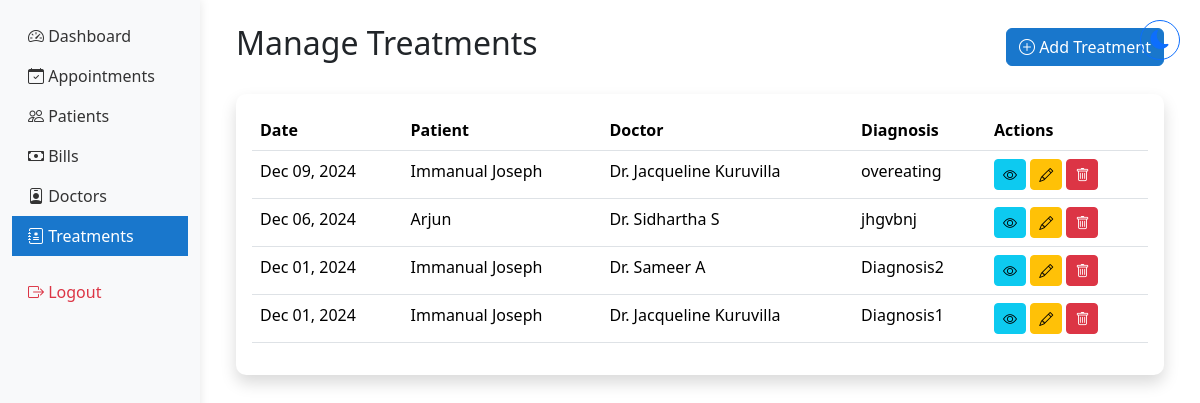
/treatments/ (signed in), run on the app's committed database.
### hmsapp/models.py (models this page shows, shortened)
class Treatment(models.Model):
    patient = models.ForeignKey(Patient, on_delete=models.CASCADE, related_name='treatments')
    doctor = models.ForeignKey(DoctorProfile, on_delete=models.CASCADE, related_name='treatments')
    appointment = models.OneToOneField(Appointment, on_delete=models.CASCADE, null=True, blank=True)
    chief_complaint = models.TextField()
    examination_findings = models.TextField()
    drug_history = models.TextField(blank=True)
    diagnosis = models.TextField()
    prescription = models.TextField()
    notes = models.TextField(blank=True)
    created_at = models.DateTimeField(auto_now_add=True)
    updated_at = models.DateTimeField(auto_now=True)
    class Meta:
        ordering = ['-created_at']

class Patient(models.Model):
    BLOOD_GROUPS = [
        ('A+', 'A+'), ('A-', 'A-'),
        ('B+', 'B+'), ('B-', 'B-'),
        ('O+', 'O+'), ('O-', 'O-'),
        ('AB+', 'AB+'), ('AB-', 'AB-'),
    ]
    GENDER_CHOICES = [
        ('MALE', 'Male'),
        ('FEMALE', 'Female'),
        ('OTHER', 'Other'),
    ]
    user = models.OneToOneField(User, on_delete=models.CASCADE)  # Changed to OneToOneField
    patient_name = models.CharField(max_length=100)  # Removed blank=True
    date_of_birth = models.DateField()
    blood_group = models.CharField(max_length=5, choices=BLOOD_GROUPS)  # Added choices
    gender = models.CharField(max_length=10, choices=GENDER_CHOICES)  # Added choices
    nationality = models.CharField(max_length=50)
    referred_by = models.CharField(max_length=100, blank=True)
    phone_number = models.CharField(max_length=15, validators=[phone_regex])
    address = models.TextField(blank=True)
    emergency_contact_name = models.CharField(max_length=100)
    emergency_contact_phone = models.CharField(max_length=15, validators=[phone_regex])
    medical_history = models.TextField(blank=True)
    drug_allergies = models.TextField(blank=True)
    food_allergies = models.TextField(blank=True)
    created_at = models.DateTimeField(auto_now_add=True)
    updated_at = models.DateTimeField(auto_now=True)
    patient_id = models.CharField(max_length=9, unique=True, blank=True)
    profile_picture = models.ImageField(
        upload_to='patients/profile_pics/',
        null=True,
        blank=True,
        validators=[FileExtensionValidator(['jpg', 'jpeg', 'png'])]
    )
    age = models.IntegerField(null=True, blank=True)

class DoctorProfile(models.Model):
    user = models.OneToOneField(User, on_delete=models.CASCADE)
    specialty = models.ForeignKey('Specialty', on_delete=models.SET_NULL, null=True)
    license_number = models.CharField(max_length=50, unique=True)
    phone_number = models.CharField(max_length=15, validators=[phone_regex])
    address = models.TextField(blank=True)
    doctor_id = models.CharField(max_length=6, unique=True, blank=True)
    profile_picture = models.ImageField(
        upload_to='doctors/profile_pics/',
        null=True,
        blank=True,
        validators=[FileExtensionValidator(['jpg', 'jpeg', 'png'])]
    )
    google_calendar_enabled = models.BooleanField(default=False)
    google_calendar_credentials = models.JSONField(null=True, blank=True)
    created_at = models.DateTimeField(auto_now_add=True)
    updated_at = models.DateTimeField(auto_now=True)

### hmsapp/views.py (the view)
# urls.py: path('treatments/', views.manage_treatments, name='manage_treatments'),
@login_required
@user_passes_test(lambda u: u.groups.filter(name__in=['Staff', 'Administrators', 'Doctors']).exists())
def manage_treatments(request):
    treatments = Treatment.objects.all().order_by('-created_at')
    context = {
        'treatments': treatments,
        'doctors': DoctorProfile.objects.all(),
        'patients': Patient.objects.all()
    }
    return render(request, 'shared/manage_treatments.html', context)

### hmsapp/context_processors.py (called while the page is built)
def base_template(request):
    if request.user.is_authenticated:
        if request.user.groups.filter(name='Doctors').exists():
            base_template = 'doctor/base_doctor.html'
        elif request.user.groups.filter(name='Administrators').exists():
            base_template = 'hosp_admin/base_admin.html'
        else:
            base_template = 'staff/base_staff.html'
    else:
        base_template = 'staff/base_staff.html'
    return {'base_template': base_template}

### hmsapp/templates/shared/manage_treatments.html (shortened to what this page needs)
{% extends base_template %}
{% block content %}
<div class="container-fluid py-4">
    <div class="d-flex justify-content-between align-items-center mb-4">
        <h1 class="h2">Manage Treatments</h1>
        <a href="{% url 'add_treatment' %}" class="btn btn-primary">
            <i class="bi bi-plus-circle"></i> Add Treatment
        </a>
    </div>
    <div class="card shadow">
        <div class="card-body">
            <div class="table-responsive">
                <table class="table table-hover">
                    <thead>
                        <tr>
                            <th>Date</th>
                            <th>Patient</th>
                            <th>Doctor</th>
                            <th>Diagnosis</th>
                            <th>Actions</th>
                        </tr>
                    </thead>
                    <tbody>
                        {% for treatment in treatments %}
                        <tr>
                            <td>{{ treatment.created_at|date:"M d, Y" }}</td>
                            <td>{{ treatment.patient.patient_name }}</td>
                            <td>Dr. {{ treatment.doctor.user.get_full_name }}</td>
                            <td>{{ treatment.diagnosis|truncatechars:50 }}</td>
                            <td>
                                <a href="{% url 'view_treatment' treatment.id %}" class="btn btn-sm btn-info">
                                    <i class="bi bi-eye"></i>
                                </a>
                                <a href="{% url 'edit_treatment' treatment.id %}" class="btn btn-sm btn-warning">
                                    <i class="bi bi-pencil"></i>
                                </a>
                                <button type="button" class="btn btn-sm btn-danger" data-bs-toggle="modal" data-bs-target="#deleteTreatment{{ treatment.id }}">
                                    <i class="bi bi-trash"></i>
                                </button>
                            </td>
                        </tr>
                        {% empty %}
                        <tr>
                            <td colspan="5" class="text-center">No treatments found.</td>
                        </tr>
                        {% endfor %}
                    </tbody>
                </table>
            </div>
        </div>
    </div>
</div>
{% endblock %}

### hmsapp/templates/staff/base_staff.html (style rules this page uses)
.card { border: none; box-shadow: 0 0 15px rgba(0,0,0,0.05); border-radius: 10px; }
.table th { border-top: none; font-weight: 600; }
.btn-primary { background-color: #1977cc; border-color: #1977cc; }

### data on the page
Treatment: created_at "Dec 09, 2024", patient.patient_name "Immanual Joseph", doctor.user.get_full_name "Jacqueline Kuruvilla", diagnosis "overeating"
Treatment: created_at "Dec 06, 2024", patient.patient_name "Arjun", doctor.user.get_full_name "Sidhartha S", diagnosis "jhgvbnj"
Treatment: created_at "Dec 01, 2024", patient.patient_name "Immanual Joseph", doctor.user.get_full_name "Sameer A", diagnosis "Diagnosis2"
Treatment: created_at "Dec 01, 2024", patient.patient_name "Immanual Joseph", doctor.user.get_full_name "Jacqueline Kuruvilla", diagnosis "Diagnosis1"
